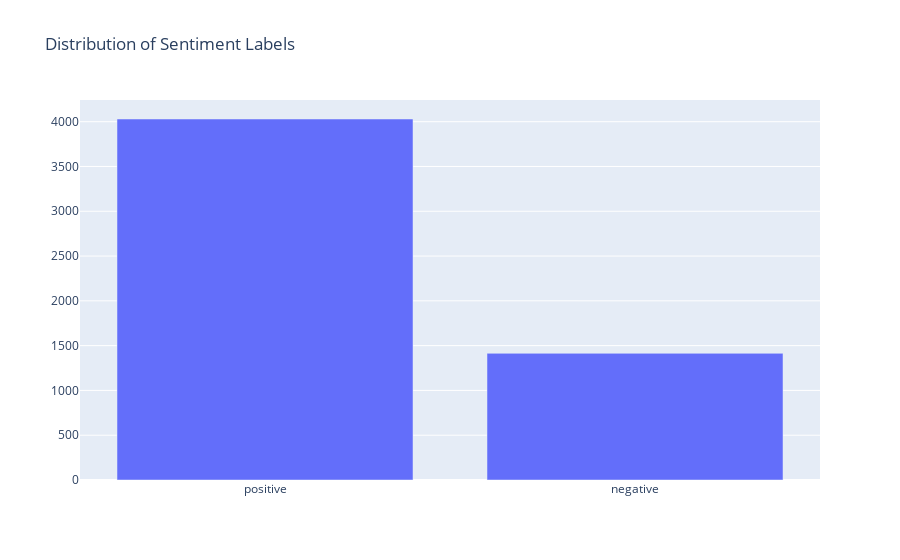

Source (notebook cell):
### Markdown cell above
## Sentiment distribution

### Code cell
# Count the number of reviews for each sentiment
sentiment_counts = df['Sentiment'].value_counts()
data = go.Bar(x=sentiment_counts.index, y=sentiment_counts.values)
layout = go.Layout(title='Distribution of Sentiment Labels')
fig = go.Figure(data=data, layout=layout)
fig.show()

### Figure 1 — Plotly figure (JSON) as saved in the notebook; plotly's stock layout.template omitted (floating-point values rounded to 4 significant figures)
{"data": [{"type": "bar", "x": ["positive", "negative"], "y": [4030, 1414]}], "layout": {"autosize": true, "title": {"text": "Distribution of Sentiment Labels"}, "xaxis": {"autorange": true, "range": [-0.5, 1.5], "type": "category"}, "yaxis": {"autorange": true, "range": [0, 4242.0], "type": "linear"}}}
